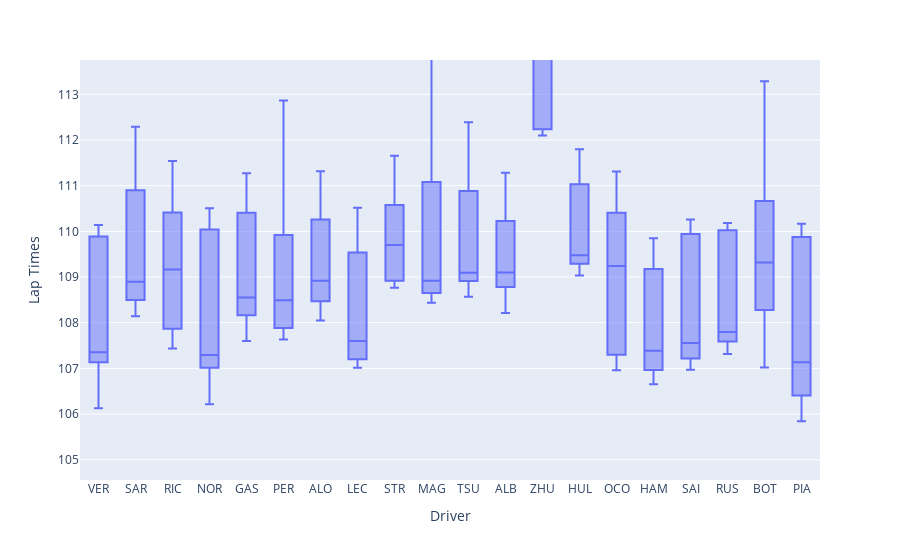

Source (notebook cell):
### Code cell
fig = px.box(lap_times_df, y=lap_times_df.columns, 
                 labels={"value":"Lap Times", "variable":"Driver"})
fig.update_layout(yaxis_range=[lower_bound.median(), upper_bound.median()])

### Figure 1 — Plotly figure (JSON) as saved in the notebook; plotly's stock layout.template omitted (floating-point values rounded to 4 significant figures; data arrays with more than 128 entries replaced by an {"elided": "..."} marker saying what was removed)
{"data": [{"alignmentgroup": "True", "hovertemplate": "Driver=%{x}<br>Lap Times=%{y}<extra></extra>", "legendgroup": "", "marker": {"color": "#636efa"}, "name": "", "notched": false, "offsetgroup": "", "orientation": "v", "showlegend": false, "type": "box", "x": {"elided": "380 str values"}, "x0": " ", "xaxis": "x", "y": {"elided": "380 float values"}, "y0": " ", "yaxis": "y"}], "layout": {"boxmode": "group", "legend": {"tracegroupgap": 0}, "margin": {"t": 60}, "xaxis": {"anchor": "y", "domain": [0, 1], "title": {"text": "Driver"}}, "yaxis": {"anchor": "x", "domain": [0, 1], "range": [104.6, 113.8], "title": {"text": "Lap Times"}}}}
